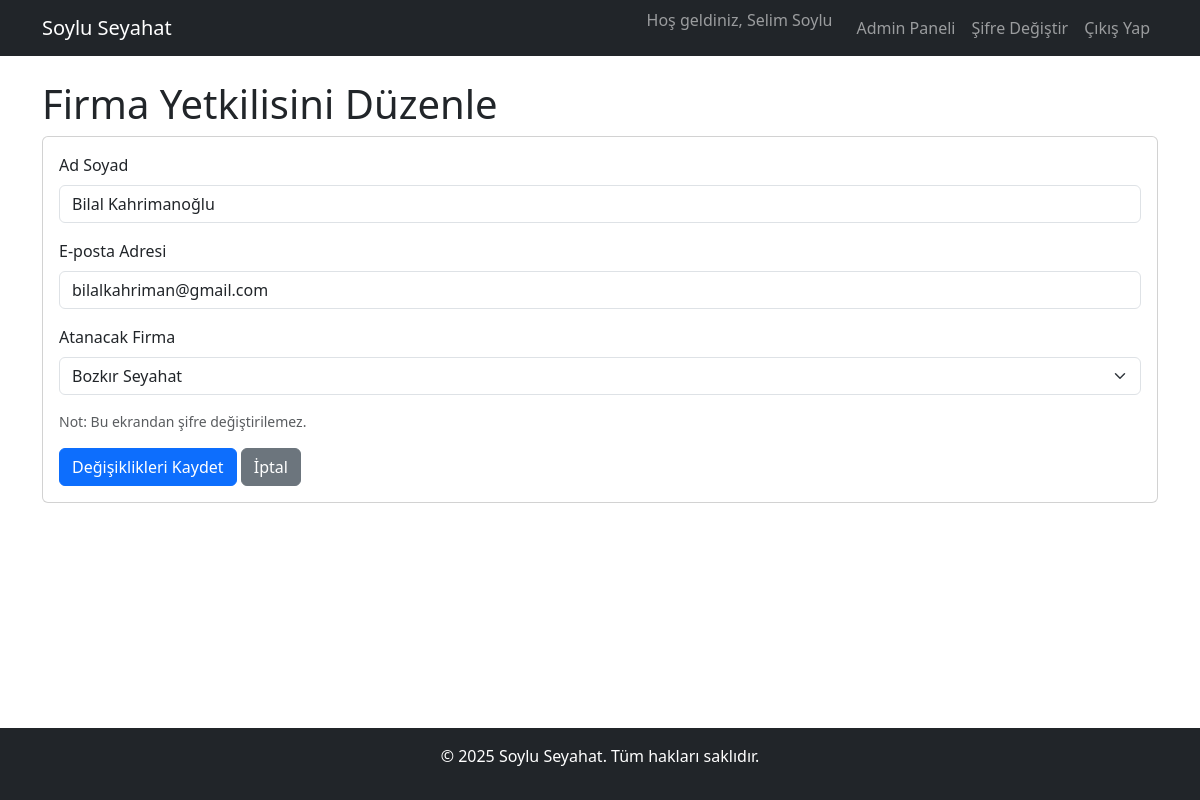
The app's page /admin_kullanici_duzenle.php?id=9b4d0be3-19ba-42d1-bdbb-129963a64395 (signed in) with its own data.
### tables this page shows
CREATE TABLE User (
    id TEXT PRIMARY KEY,
    full_name TEXT,
    email TEXT UNIQUE NOT NULL,
    role TEXT NOT NULL CHECK(role IN ('user', 'company', 'admin')), 
    password TEXT NOT NULL,
    balance REAL DEFAULT 800,
    created_at TEXT DEFAULT CURRENT_TIMESTAMP,
    company_id TEXT,
    FOREIGN KEY (company_id) REFERENCES Bus_Company(id)
);

CREATE TABLE Bus_Company (
id UUID PRIMARY KEY,
name TEXT UQ NN,
logo_path TEXT,
created_at TIMESTAMP);

### public/admin_kullanici_duzenle.php (the view, shortened to what this page needs)
<?php
$db = getDBConnection();
$user_id = $_GET['id'] ?? null;
$stmt = $db->prepare("SELECT * FROM User WHERE id = ?");
$stmt->execute([$user_id]);
$user = $stmt->fetch();
$companies = $db->query("SELECT id, name FROM Bus_Company ORDER BY name ASC")->fetchAll();
include '../src/templates/header.php';
?>
<h1>Firma Yetkilisini Düzenle</h1>
<div class="card">
    <div class="card-body">
        <form action="admin_kullanici_duzenle.php?id=<?php echo $user['id']; ?>" method="POST">
             <div class="mb-3">
                <label for="full_name" class="form-label">Ad Soyad</label>
                <input type="text" class="form-control" name="full_name" value="<?php echo htmlspecialchars($user['full_name']); ?>" required>
            </div>
            <div class="mb-3">
                <label for="email" class="form-label">E-posta Adresi</label>
                <input type="email" class="form-control" name="email" value="<?php echo htmlspecialchars($user['email']); ?>" required>
            </div>
            <div class="mb-3">
                <label for="company_id" class="form-label">Atanacak Firma</label>
                <select class="form-select" name="company_id" required>
                    <?php foreach ($companies as $company): ?>
                        <option value="<?php echo $company['id']; ?>" <?php if ($user['company_id'] === $company['id']) echo 'selected'; ?>>
                            <?php echo htmlspecialchars($company['name']); ?>
                        </option>
                    <?php endforeach; ?>
                </select>
            </div>
            <p class="form-text">Not: Bu ekrandan şifre değiştirilemez.</p>
            <button type="submit" class="btn btn-primary">Değişiklikleri Kaydet</button>
            <a href="admin_kullanici_yonetim.php" class="btn btn-secondary">İptal</a>
        </form>
    </div>
</div>
<?php include '../src/templates/footer.php'; ?>

### public/assets/css/style.css (style rules this page uses)
html, body { height: 100%; margin: 0; }
body { display: flex; flex-direction: column; }

### records on screen
user: full_name "Bilal Kahrimanoğlu", email "bilalkahriman@gmail.com", company_id "Bozkır Seyahat"

### other values on screen
$_SESSION['full_name'] "Selim Soylu"
